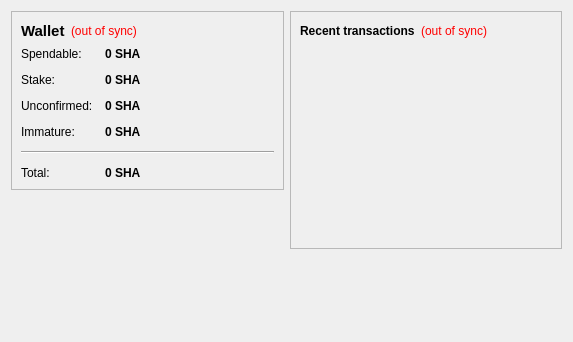
<?xml version="1.0" encoding="UTF-8"?>
<ui version="4.0">
 <class>OverviewPage</class>
 <widget class="QWidget" name="OverviewPage">
  <property name="geometry">
   <rect>
    <x>0</x>
    <y>0</y>
    <width>573</width>
    <height>342</height>
   </rect>
  </property>
  <property name="windowTitle">
   <string>Form</string>
  </property>
  <layout class="QHBoxLayout" name="horizontalLayout" stretch="1,1">
   <item>
    <layout class="QVBoxLayout" name="verticalLayout_2">
     <item>
      <widget class="QFrame" name="frame">
       <property name="frameShape">
        <enum>QFrame::StyledPanel</enum>
       </property>
       <property name="frameShadow">
        <enum>QFrame::Raised</enum>
       </property>
       <layout class="QVBoxLayout" name="verticalLayout_4">
        <item>
         <layout class="QHBoxLayout" name="horizontalLayout_4">
          <item>
           <widget class="QLabel" name="label_5">
            <property name="font">
             <font>
              <pointsize>11</pointsize>
              <weight>75</weight>
              <bold>true</bold>
             </font>
            </property>
            <property name="text">
             <string>Wallet</string>
            </property>
           </widget>
          </item>
          <item>
           <widget class="QLabel" name="labelWalletStatus">
            <property name="toolTip">
             <string>The displayed information may be out of date. Your wallet automatically synchronizes with the WarOfCoins network after a connection is established, but this process has not completed yet.</string>
            </property>
            <property name="styleSheet">
             <string notr="true">QLabel { color: red; }</string>
            </property>
            <property name="text">
             <string notr="true">(out of sync)</string>
            </property>
            <property name="alignment">
             <set>Qt::AlignLeading|Qt::AlignLeft|Qt::AlignVCenter</set>
            </property>
           </widget>
          </item>
          <item>
           <spacer name="horizontalSpacer_2">
            <property name="orientation">
             <enum>Qt::Horizontal</enum>
            </property>
            <property name="sizeHint" stdset="0">
             <size>
              <width>40</width>
              <height>20</height>
             </size>
            </property>
           </spacer>
          </item>
         </layout>
        </item>
        <item>
         <layout class="QFormLayout" name="formLayout_2">
          <property name="fieldGrowthPolicy">
           <enum>QFormLayout::AllNonFixedFieldsGrow</enum>
          </property>
          <property name="horizontalSpacing">
           <number>12</number>
          </property>
          <property name="verticalSpacing">
           <number>12</number>
          </property>
          <item row="0" column="0">
           <widget class="QLabel" name="label">
            <property name="text">
             <string>Spendable:</string>
            </property>
           </widget>
          </item>
          <item row="0" column="1">
           <widget class="QLabel" name="labelBalance">
            <property name="font">
             <font>
              <weight>75</weight>
              <bold>true</bold>
             </font>
            </property>
            <property name="cursor">
             <cursorShape>IBeamCursor</cursorShape>
            </property>
            <property name="toolTip">
             <string>Your current spendable balance</string>
            </property>
            <property name="text">
             <string notr="true">0 SHA</string>
            </property>
            <property name="textInteractionFlags">
             <set>Qt::LinksAccessibleByMouse|Qt::TextSelectableByKeyboard|Qt::TextSelectableByMouse</set>
            </property>
           </widget>
          </item>
          <item row="1" column="0">
           <widget class="QLabel" name="label_6">
            <property name="text">
             <string>Stake:</string>
            </property>
           </widget>
          </item>
          <item row="1" column="1">
           <widget class="QLabel" name="labelStake">
            <property name="font">
             <font>
              <weight>75</weight>
              <bold>true</bold>
             </font>
            </property>
            <property name="cursor">
             <cursorShape>IBeamCursor</cursorShape>
            </property>
            <property name="toolTip">
             <string>Total of coins that was staked, and do not yet count toward the current balance</string>
            </property>
            <property name="text">
             <string notr="true">0 SHA</string>
            </property>
            <property name="textInteractionFlags">
             <set>Qt::LinksAccessibleByMouse|Qt::TextSelectableByKeyboard|Qt::TextSelectableByMouse</set>
            </property>
           </widget>
          </item>
          <item row="2" column="0">
           <widget class="QLabel" name="label_3">
            <property name="text">
             <string>Unconfirmed:</string>
            </property>
           </widget>
          </item>
          <item row="2" column="1">
           <widget class="QLabel" name="labelUnconfirmed">
            <property name="font">
             <font>
              <weight>75</weight>
              <bold>true</bold>
             </font>
            </property>
            <property name="cursor">
             <cursorShape>IBeamCursor</cursorShape>
            </property>
            <property name="toolTip">
             <string>Total of transactions that have yet to be confirmed, and do not yet count toward the current balance</string>
            </property>
            <property name="text">
             <string notr="true">0 SHA</string>
            </property>
            <property name="textInteractionFlags">
             <set>Qt::LinksAccessibleByMouse|Qt::TextSelectableByKeyboard|Qt::TextSelectableByMouse</set>
            </property>
           </widget>
          </item>
          <item row="3" column="0">
           <widget class="QLabel" name="labelImmatureText">
            <property name="text">
             <string>Immature:</string>
            </property>
           </widget>
          </item>
          <item row="3" column="1">
           <widget class="QLabel" name="labelImmature">
            <property name="font">
             <font>
              <weight>75</weight>
              <bold>true</bold>
             </font>
            </property>
            <property name="toolTip">
             <string>Mined balance that has not yet matured</string>
            </property>
            <property name="text">
             <string notr="true">0 SHA</string>
            </property>
            <property name="textInteractionFlags">
             <set>Qt::LinksAccessibleByMouse|Qt::TextSelectableByKeyboard|Qt::TextSelectableByMouse</set>
            </property>
           </widget>
          </item>
          <item row="4" column="0" colspan="2">
           <widget class="Line" name="line">
            <property name="orientation">
             <enum>Qt::Horizontal</enum>
            </property>
           </widget>
          </item>
          <item row="5" column="0">
           <widget class="QLabel" name="labelTotalText">
            <property name="text">
             <string>Total:</string>
            </property>
           </widget>
          </item>
          <item row="5" column="1">
           <widget class="QLabel" name="labelTotal">
            <property name="font">
             <font>
              <weight>75</weight>
              <bold>true</bold>
             </font>
            </property>
            <property name="cursor">
             <cursorShape>IBeamCursor</cursorShape>
            </property>
            <property name="toolTip">
             <string>Your current total balance</string>
            </property>
            <property name="text">
             <string notr="true">0 SHA</string>
            </property>
            <property name="textInteractionFlags">
             <set>Qt::LinksAccessibleByMouse|Qt::TextSelectableByKeyboard|Qt::TextSelectableByMouse</set>
            </property>
           </widget>
          </item>
         </layout>
        </item>
       </layout>
      </widget>
     </item>
     <item>
      <spacer name="verticalSpacer">
       <property name="orientation">
        <enum>Qt::Vertical</enum>
       </property>
       <property name="sizeHint" stdset="0">
        <size>
         <width>20</width>
         <height>40</height>
        </size>
       </property>
      </spacer>
     </item>
    </layout>
   </item>
   <item>
    <layout class="QVBoxLayout" name="verticalLayout_3">
     <item>
      <widget class="QFrame" name="frame_2">
       <property name="frameShape">
        <enum>QFrame::StyledPanel</enum>
       </property>
       <property name="frameShadow">
        <enum>QFrame::Raised</enum>
       </property>
       <layout class="QVBoxLayout" name="verticalLayout">
        <item>
         <layout class="QHBoxLayout" name="horizontalLayout_2">
          <item>
           <widget class="QLabel" name="label_4">
            <property name="text">
             <string>&lt;b&gt;Recent transactions&lt;/b&gt;</string>
            </property>
           </widget>
          </item>
          <item>
           <widget class="QLabel" name="labelTransactionsStatus">
            <property name="toolTip">
             <string>The displayed information may be out of date. Your wallet automatically synchronizes with the WarOfCoins network after a connection is established, but this process has not completed yet.</string>
            </property>
            <property name="styleSheet">
             <string notr="true">QLabel { color: red; }</string>
            </property>
            <property name="text">
             <string notr="true">(out of sync)</string>
            </property>
            <property name="alignment">
             <set>Qt::AlignRight|Qt::AlignTrailing|Qt::AlignVCenter</set>
            </property>
           </widget>
          </item>
          <item>
           <spacer name="horizontalSpacer">
            <property name="orientation">
             <enum>Qt::Horizontal</enum>
            </property>
            <property name="sizeHint" stdset="0">
             <size>
              <width>40</width>
              <height>20</height>
             </size>
            </property>
           </spacer>
          </item>
         </layout>
        </item>
        <item>
         <widget class="QListView" name="listTransactions">
          <property name="styleSheet">
           <string notr="true">QListView { background: transparent; }</string>
          </property>
          <property name="frameShape">
           <enum>QFrame::NoFrame</enum>
          </property>
          <property name="verticalScrollBarPolicy">
           <enum>Qt::ScrollBarAlwaysOff</enum>
          </property>
          <property name="horizontalScrollBarPolicy">
           <enum>Qt::ScrollBarAlwaysOff</enum>
          </property>
          <property name="selectionMode">
           <enum>QAbstractItemView::NoSelection</enum>
          </property>
         </widget>
        </item>
       </layout>
      </widget>
     </item>
     <item>
      <spacer name="verticalSpacer_2">
       <property name="orientation">
        <enum>Qt::Vertical</enum>
       </property>
       <property name="sizeHint" stdset="0">
        <size>
         <width>20</width>
         <height>40</height>
        </size>
       </property>
      </spacer>
     </item>
    </layout>
   </item>
  </layout>
 </widget>
 <resources/>
 <connections/>
</ui>
